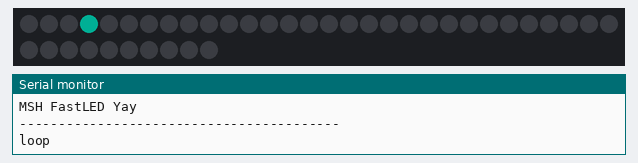
This sketch was run on a simulated Arduino Uno, built with avr-gcc and run on an emulated ATmega328P. Shown: 40 RGB LEDs in strip order, left to right, continuing on the next row, the last lines printed to the serial monitor. Dim RGB values are drawn brighter than linear; random numbers use the default seed unless the sketch sets one.

Above: at 3.05 s.
At 7.64 s:
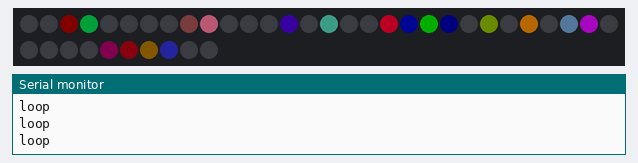
At 12.23 s:
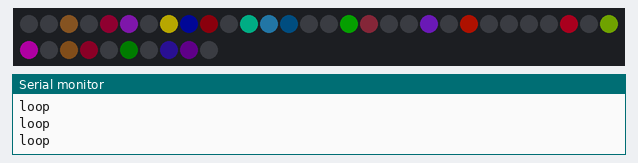
At 21.4 s:
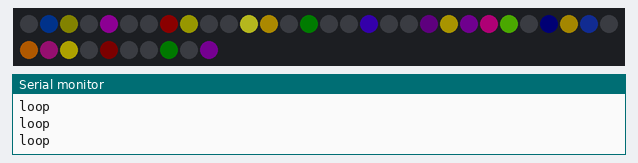
At 30.58 s:
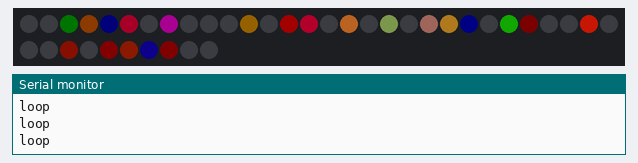
At 39.86 s:
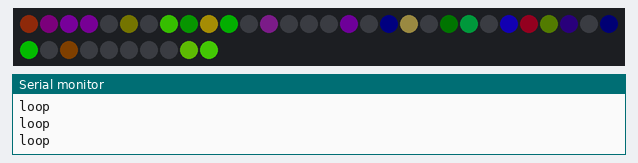

The sketch:

fastLED.ino
```cpp
#include <SoftwareSerial.h>
#include "FastLED.h"


#define PIN 18
#define NUM_LEDS 40
CRGB leds[NUM_LEDS];

void setup() {
  delay(3000);
  //while (!Serial);  // required for Flora & Micro

  Serial.begin(115200);

  Serial.println(F("MSH FastLED Yay"));
  Serial.println(F("-----------------------------------------"));

  FastLED.addLeds<NEOPIXEL, PIN>(leds, NUM_LEDS);
  FastLED.setBrightness( 100 );
}

void loop() {

  fadeToBlackBy( leds, NUM_LEDS, 25);
  int i = random16(NUM_LEDS);
  leds[i] += CHSV( random8(), 255, 255);
  Serial.println(F("loop"));
  FastLED.show();
  delay(100);

}
```
